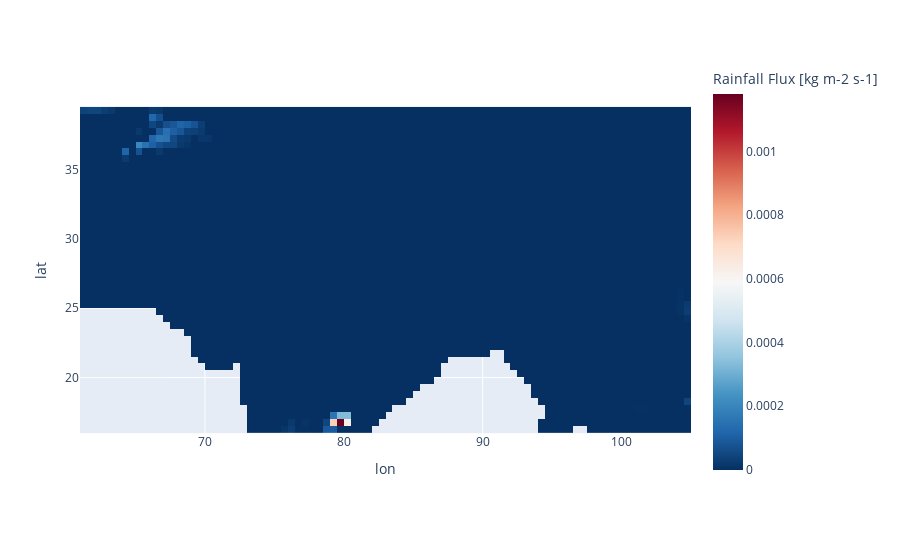

This figure's notebook cell:
### Code cell
colorbar_title = rainfall.attrs['long_name'] + '<br>(%s)'%rainfall.attrs['units']
fig = px.imshow(rainfall, color_continuous_scale='RdBu_r', aspect='equal', origin='lower')
fig.show()

### Figure 1 — Plotly figure (JSON) as saved in the notebook; plotly's stock layout.template omitted (floating-point values rounded to 4 significant figures; data arrays with more than 128 entries replaced by an {"elided": "..."} marker saying what was removed)
{"data": [{"coloraxis": "coloraxis", "hovertemplate": "lon: %{x}<br>lat: %{y}<br>Rainfall Flux [kg m-2 s-1]: %{z}<extra></extra>", "name": "0", "type": "heatmap", "x": [61.25, 61.75, 62.25, 62.75, 63.25, 63.75, 64.25, 64.75, 65.25, 65.75, 66.25, 66.75, 67.25, 67.75, 68.25, 68.75, 69.25, 69.75, 70.25, 70.75, 71.25, 71.75, 72.25, 72.75, 73.25, 73.75, 74.25, 74.75, 75.25, 75.75, 76.25, 76.75, 77.25, 77.75, 78.25, 78.75, 79.25, 79.75, 80.25, 80.75, 81.25, 81.75, 82.25, 82.75, 83.25, 83.75, 84.25, 84.75, 85.25, 85.75, 86.25, 86.75, 87.25, 87.75, 88.25, 88.75, 89.25, 89.75, 90.25, 90.75, 91.25, 91.75, 92.25, 92.75, 93.25, 93.75, 94.25, 94.75, 95.25, 95.75, 96.25, 96.75, 97.25, 97.75, 98.25, 98.75, 99.25, 99.75, 100.2, 100.8, 101.2, 101.8, 102.2, 102.8, 103.2, 103.8, 104.2, 104.8], "xaxis": "x", "y": [16.25, 16.75, 17.25, 17.75, 18.25, 18.75, 19.25, 19.75, 20.25, 20.75, 21.25, 21.75, 22.25, 22.75, 23.25, 23.75, 24.25, 24.75, 25.25, 25.75, 26.25, 26.75, 27.25, 27.75, 28.25, 28.75, 29.25, 29.75, 30.25, 30.75, 31.25, 31.75, 32.25, 32.75, 33.25, 33.75, 34.25, 34.75, 35.25, 35.75, 36.25, 36.75, 37.25, 37.75, 38.25, 38.75, 39.25], "yaxis": "y", "z": {"elided": "47x88 float values"}}], "layout": {"coloraxis": {"colorbar": {"title": {"text": "Rainfall Flux [kg m-2 s-1]"}}, "colorscale": [[0, "rgb(5,48,97)"], [0.1, "rgb(33,102,172)"], [0.2, "rgb(67,147,195)"], [0.3, "rgb(146,197,222)"], [0.4, "rgb(209,229,240)"], [0.5, "rgb(247,247,247)"], [0.6, "rgb(253,219,199)"], [0.7, "rgb(244,165,130)"], [0.8, "rgb(214,96,77)"], [0.9, "rgb(178,24,43)"], [1, "rgb(103,0,31)"]]}, "margin": {"t": 60}, "xaxis": {"anchor": "y", "constrain": "domain", "domain": [0, 1], "scaleanchor": "y", "title": {"text": "lon"}}, "yaxis": {"anchor": "x", "autorange": true, "constrain": "domain", "domain": [0, 1], "title": {"text": "lat"}}}}
